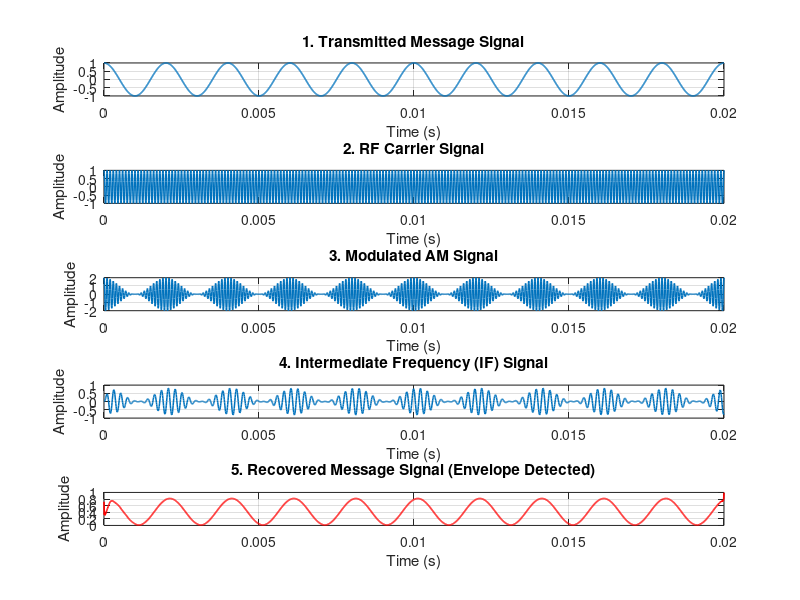

Write the MATLAB code that produced this figure.
%% EXP 4 - Objective 2: Envelope Detection, Recovery & Comparison
clc;
clear;
close all;

% Parameters
fs = 100000;          % Sampling frequency (Hz)
t = 0:1/fs:0.02;      % Time vector
fm = 500;             % Message frequency (Hz)
fc = 10000;           % RF Carrier frequency (Hz)
fLO = 14550;          % Local Oscillator frequency (Hz)

% Signal Processing Chain
m = cos(2 * pi * fm * t);                  % Transmitted message
c = cos(2 * pi * fc * t);                  % Carrier
am = (1 + m) .* cos(2 * pi * fc * t);      % AM Signal
LO = cos(2 * pi * fLO * t);                % Local Oscillator
mixed = am .* LO;                          % Frequency Mixing

% IF Filter
[b, a] = butter(4, 5000 / (fs / 2));
IF = filter(b, a, mixed);

% Envelope Detection using Hilbert Transform
env = abs(hilbert(IF));

% Display Complete 5-Stage Superheterodyne Receiver
figure('Name', 'Objective 2: Superheterodyne Receiver Waveform Analysis', 'NumberTitle', 'off');

subplot(5,1,1);
plot(t, m, 'LineWidth', 1.2);
title('1. Transmitted Message Signal');
xlabel('Time (s)'); ylabel('Amplitude');
grid on;

subplot(5,1,2);
plot(t, c, 'LineWidth', 1.1);
title('2. RF Carrier Signal');
xlabel('Time (s)'); ylabel('Amplitude');
grid on;

subplot(5,1,3);
plot(t, am, 'LineWidth', 1.1);
title('3. Modulated AM Signal');
xlabel('Time (s)'); ylabel('Amplitude');
grid on;

subplot(5,1,4);
plot(t, IF, 'LineWidth', 1.1);
title('4. Intermediate Frequency (IF) Signal');
xlabel('Time (s)'); ylabel('Amplitude');
grid on;

subplot(5,1,5);
plot(t, env, 'r', 'LineWidth', 1.2);
title('5. Recovered Message Signal (Envelope Detected)');
xlabel('Time (s)'); ylabel('Amplitude');
grid on;

% Quantitative Verification
fprintf('--- Objective 2 Verification ---\n');
fprintf('RF Carrier Frequency (fc) : %d Hz\n', fc);
fprintf('LO Frequency (fLO)        : %d Hz\n', fLO);
fprintf('Standard IF (|fLO - fc|)  : %d Hz\n', abs(fLO - fc));
fprintf('Baseband Message (fm)     : %d Hz\n', fm);
fprintf('Message recovery through IF stage envelope detection completed successfully.\n');
